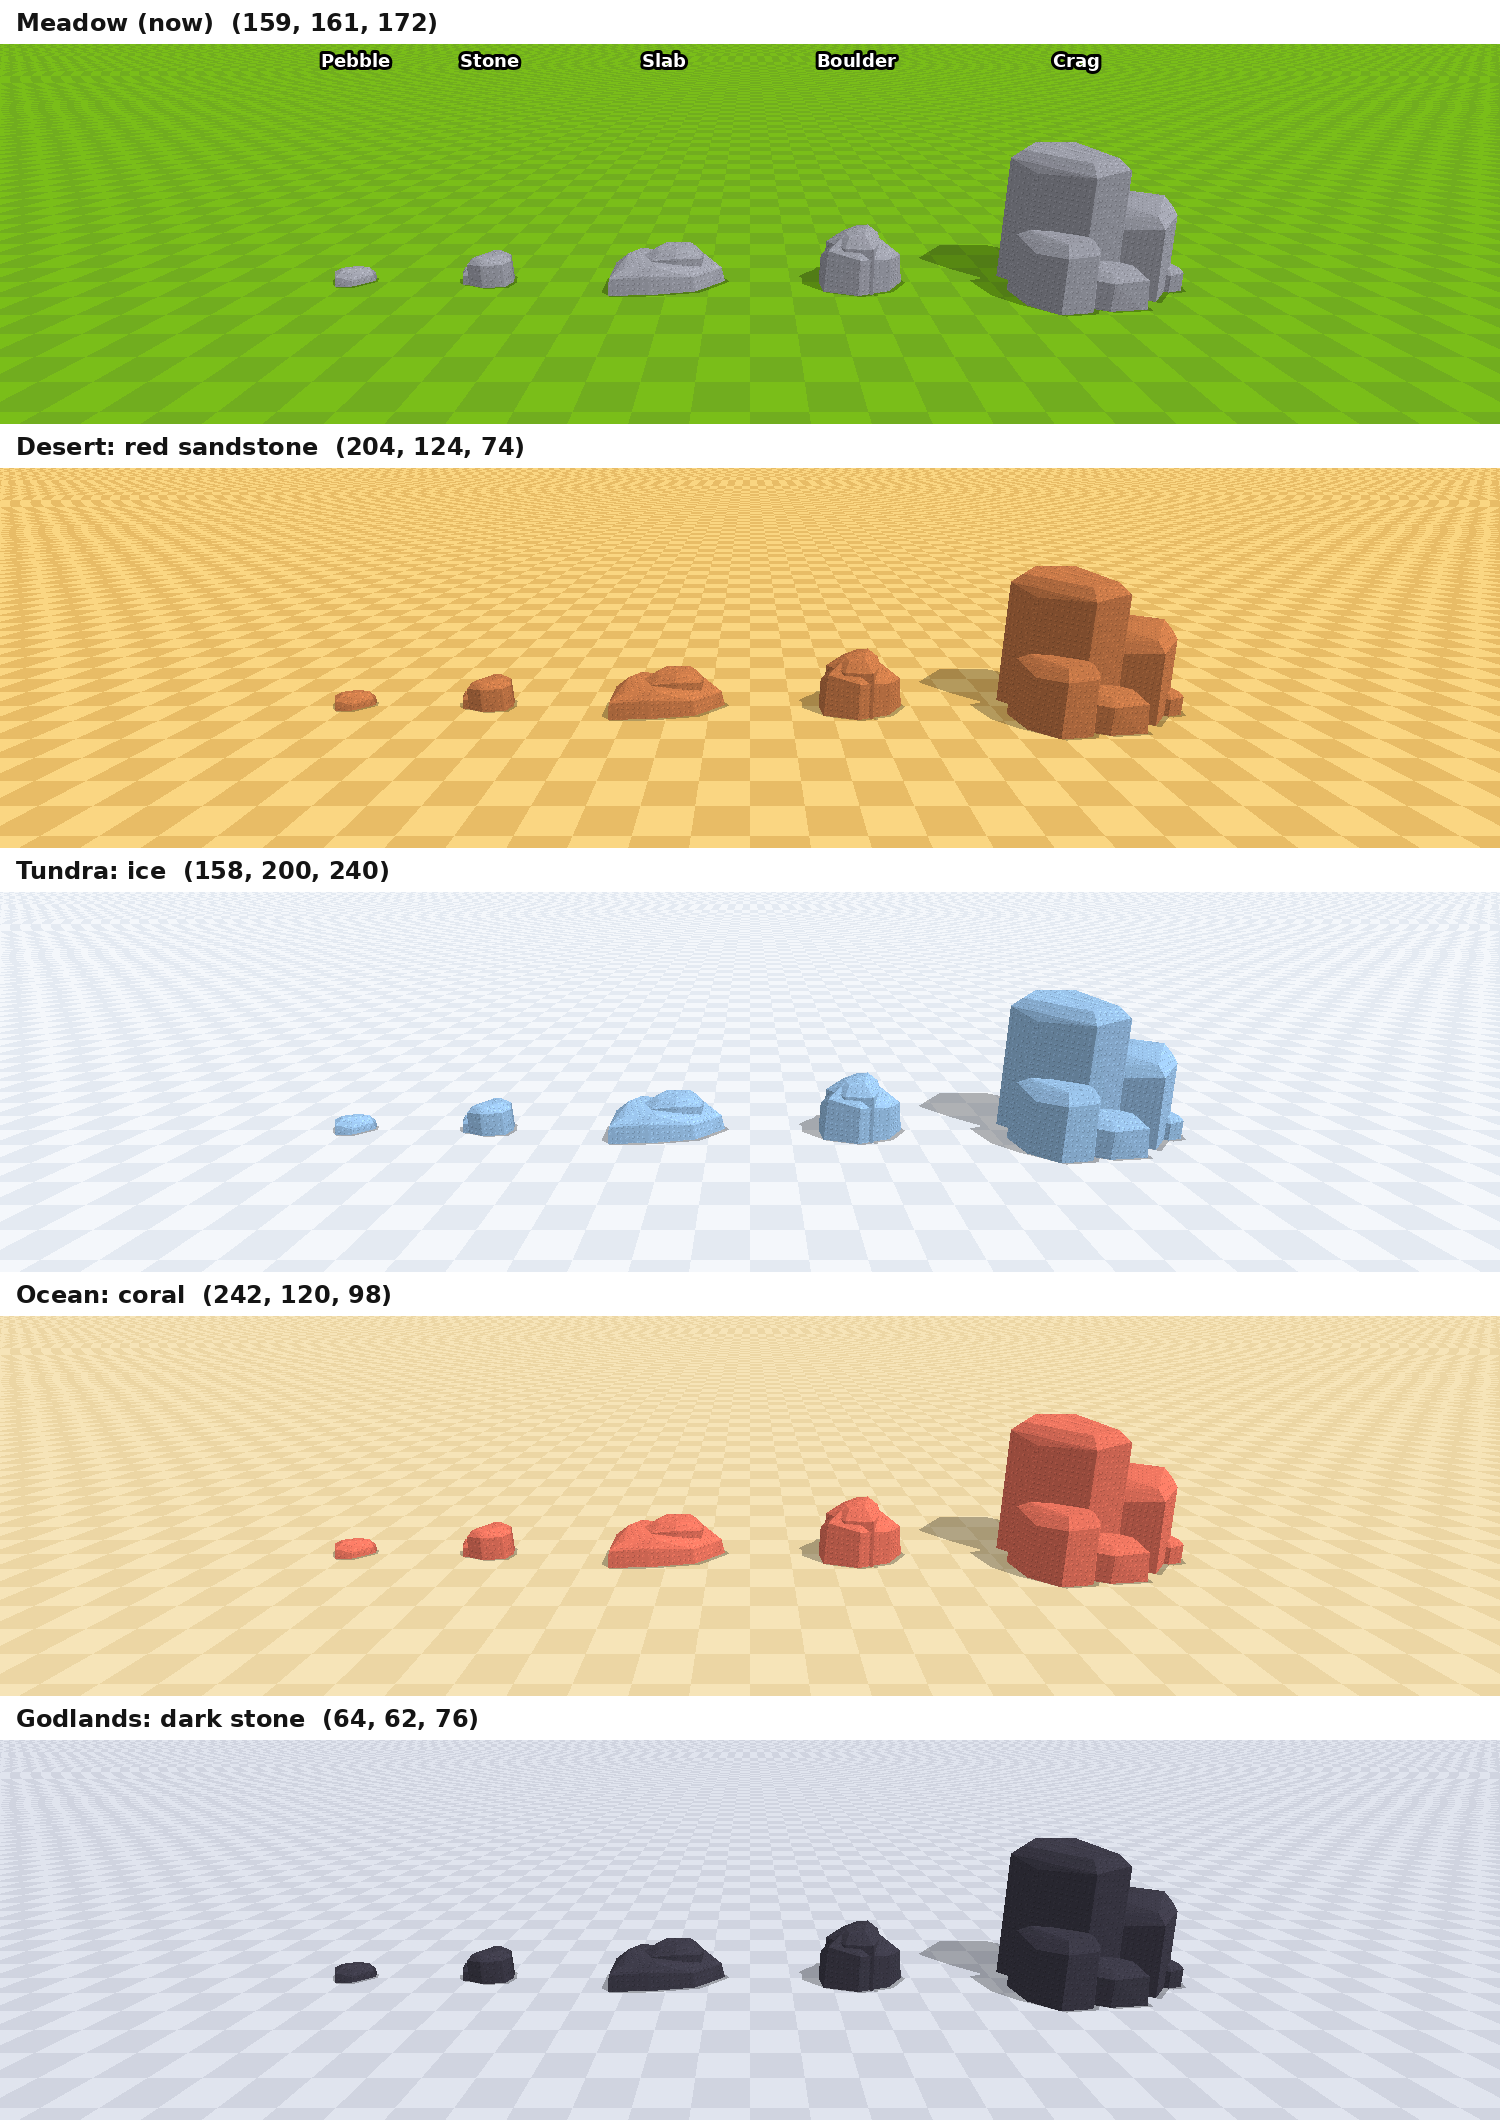

The Python source for this figure:
"""QM (Oct 10): 5 rock meshes (3 rocks, 2 boulders) recoloured per biome. The meshes are
the same; in Roblox only MeshPart.Color changes. Run: python3 design/rocks_biomes/rocks_biomes.py"""
import os
import sys

import numpy as np
from PIL import Image, ImageDraw, ImageFont

HERE = os.path.dirname(os.path.abspath(__file__))
sys.path.insert(0, os.path.join(HERE, "..", "..", "tools"))
import partlib  # noqa: E402
import rock_meshes as RM  # noqa: E402

PICK = [("RockPebble", "Pebble"), ("RockStone", "Stone"), ("RockSlab", "Slab"),
        ("RockBoulder", "Boulder"), ("RockCrag", "Crag")]
BIOMES = [  # name, rock colour, ground checker (Config GroundColors)
    ("Meadow (now)", (159, 161, 172), ((113, 173, 31), (122, 190, 25))),
    ("Desert: red sandstone", (204, 124, 74), ((232, 188, 102), (250, 214, 130))),
    ("Tundra: ice", (158, 200, 240), ((228, 234, 242), (244, 247, 251))),
    ("Ocean: coral", (242, 120, 98), ((236, 214, 164), (246, 228, 184))),
    ("Godlands: dark stone", (64, 62, 76), ((208, 212, 224), (224, 228, 238))),
]
BUILD = {n: (f, s) for n, f, s, _ in RM.ROCKS}
W, H, BAND = 1500, 380, 44
FOV = 30


def font(sz):
    return ImageFont.truetype("/usr/share/fonts/truetype/dejavu/DejaVuSans-Bold.ttf", sz)


def row(colour, ground):
    partlib.GROUND = np.array(ground[0], float)
    partlib.GROUND2 = np.array(ground[1], float)
    built = [RM.build(*BUILD[name]) for name, _ in PICK]
    widths = [np.ptp(np.concatenate([np.concatenate(t) for t in c])[:, 0]) for c in built]
    gap = 9
    x = -(sum(widths) + gap * (len(widths) - 1)) / 2
    parts, xs = [], []
    for chunks, w in zip(built, widths):
        cx = -(x + w / 2)  # (+x is screen left from this side)
        parts += RM.as_parts(chunks, cx, 0, yaw=20, color=colour)
        xs.append(cx)
        x += w + gap
    eye, target = (0, 26, -66), (0, 5, 0)
    img = partlib.render(parts, eye=eye, target=target, W=W, H=H, fov=FOV, fog=False, outline=False)
    return img, xs, eye, target


sheet = Image.new("RGB", (W, len(BIOMES) * (H + BAND)), (255, 255, 255))
d = ImageDraw.Draw(sheet)
for i, (title, colour, ground) in enumerate(BIOMES):
    img, xs, eye, target = row(colour, ground)
    y = i * (H + BAND)
    sheet.paste(img.convert("RGB"), (0, y + BAND))
    d.text((16, y + 8), f"{title}  {colour}", font=font(24), fill=(20, 20, 20))
    e, r, u, f = partlib.look_at(eye, target)
    focal = (H / 2) / np.tan(np.radians(FOV) / 2)
    for (_, label), cx in zip(PICK, xs):
        dv = np.array([cx, 0, 0]) - e
        px = W / 2 + focal * (dv @ r) / (dv @ f)
        if i == 0:
            tw = d.textlength(label, font=font(18))
            d.text((px - tw / 2, y + BAND + 6), label, font=font(18), fill=(255, 255, 255), stroke_width=3, stroke_fill=(0, 0, 0))
    print("row", title)
out = os.path.join(HERE, "rocks_biomes.png")
sheet.save(out)
print("wrote", out)
